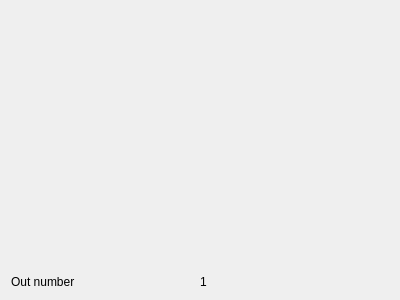
<?xml version="1.0" encoding="UTF-8"?>
<ui version="4.0">
 <class>CElectricalTests420Tab</class>
 <widget class="QWidget" name="CElectricalTests420Tab">
  <property name="geometry">
   <rect>
    <x>0</x>
    <y>0</y>
    <width>400</width>
    <height>300</height>
   </rect>
  </property>
  <layout class="QGridLayout" name="gridLayout">
   <item row="0" column="0" colspan="2">
    <widget class="CScrollableWidget" name="swCentral">
     <property name="frameShape">
      <enum>QFrame::NoFrame</enum>
     </property>
     <property name="frameShadow">
      <enum>QFrame::Plain</enum>
     </property>
     <property name="widgetResizable">
      <bool>true</bool>
     </property>
     <widget class="QWidget" name="swCentralContents">
      <property name="geometry">
       <rect>
        <x>0</x>
        <y>0</y>
        <width>356</width>
        <height>250</height>
       </rect>
      </property>
     </widget>
    </widget>
   </item>
   <item row="0" column="2" rowspan="2">
    <widget class="CVerticalButtonBar" name="vbbButtons" native="true"/>
   </item>
   <item row="1" column="0">
    <widget class="CStatusLabel" name="lOutNumber">
     <property name="sizePolicy">
      <sizepolicy hsizetype="Expanding" vsizetype="Preferred">
       <horstretch>0</horstretch>
       <verstretch>0</verstretch>
      </sizepolicy>
     </property>
     <property name="text">
      <string>Out number</string>
     </property>
    </widget>
   </item>
   <item row="1" column="1">
    <widget class="CStatusLabel" name="lOutNumberValue">
     <property name="sizePolicy">
      <sizepolicy hsizetype="Expanding" vsizetype="Preferred">
       <horstretch>0</horstretch>
       <verstretch>0</verstretch>
      </sizepolicy>
     </property>
     <property name="text">
      <string>1</string>
     </property>
    </widget>
   </item>
  </layout>
 </widget>
 <customwidgets>
  <customwidget>
   <class>CVerticalButtonBar</class>
   <extends>QWidget</extends>
   <header>CVerticalButtonBar.h</header>
   <container>1</container>
  </customwidget>
  <customwidget>
   <class>CScrollableWidget</class>
   <extends>QScrollArea</extends>
   <header>CScrollableWidget.h</header>
   <container>1</container>
  </customwidget>
  <customwidget>
   <class>CStatusLabel</class>
   <extends>QLabel</extends>
   <header>CStatusLabel.h</header>
  </customwidget>
 </customwidgets>
 <resources/>
 <connections/>
</ui>
